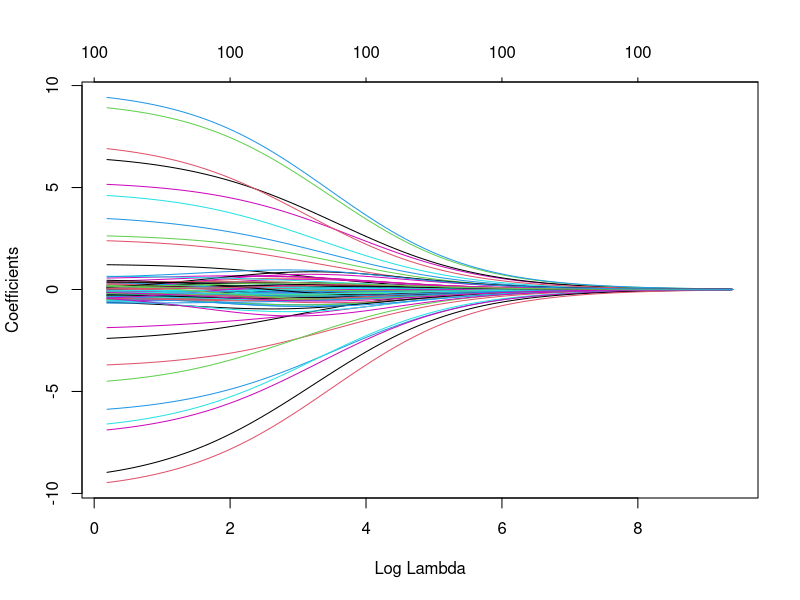
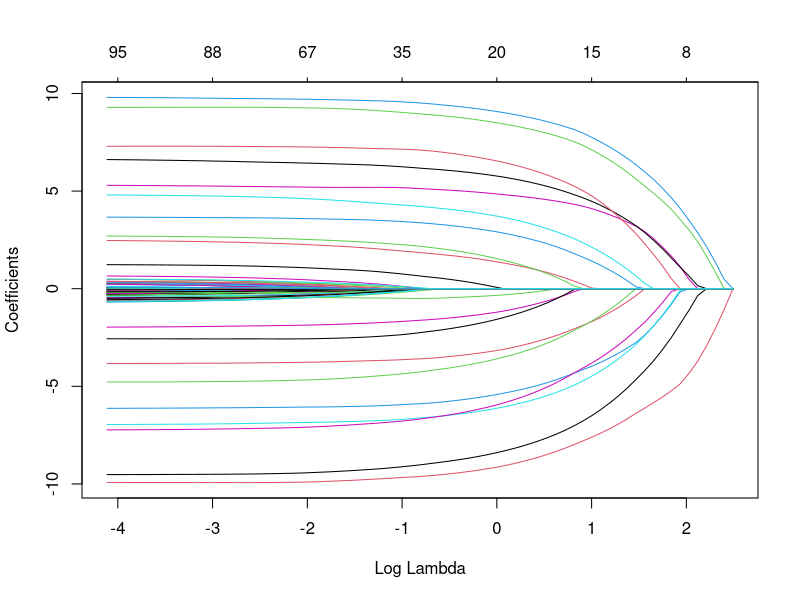
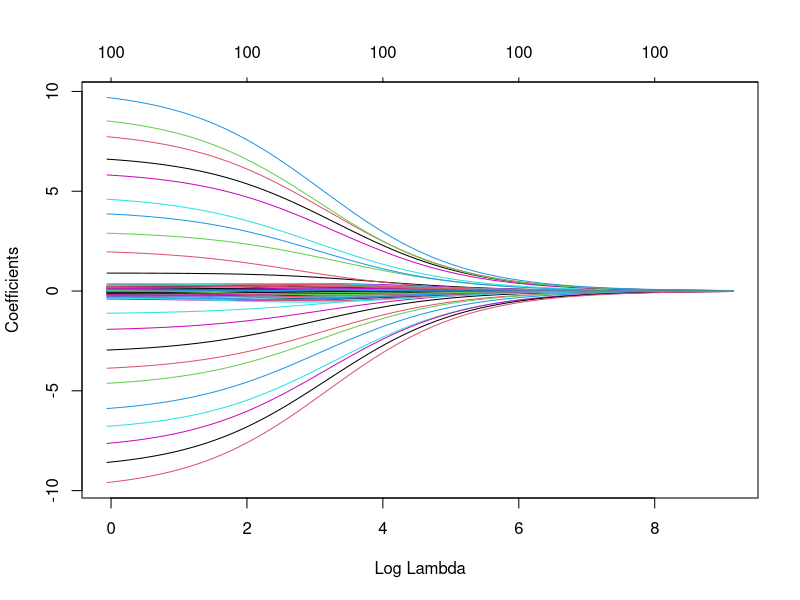
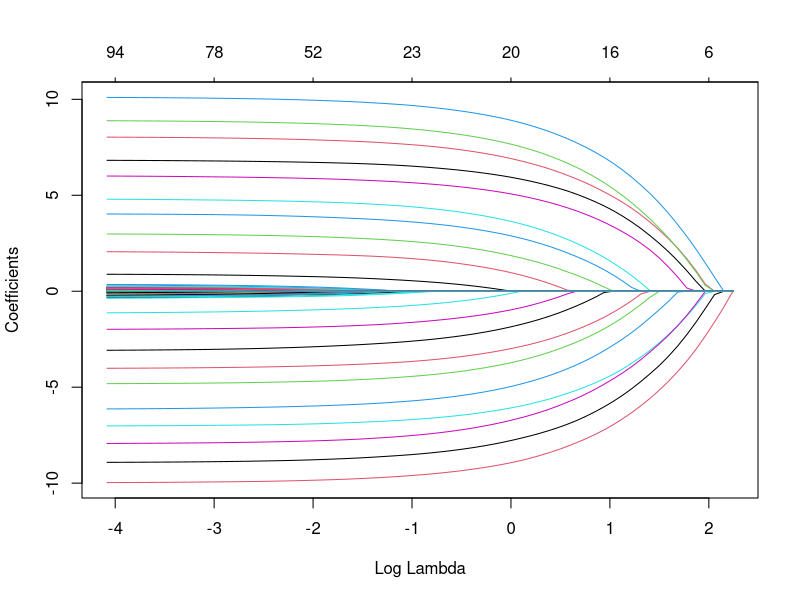

R code for these plots, in order:
## ---- chunk 1
knitr::opts_chunk$set(echo = TRUE)
## ---- chunk 2
set.seed(1)
N<-500
p<-100

X<-matrix(rnorm(N*p), ncol=p)
## ---- chunk 3
dim(X)
## ---- chunk 4
beta <- c(1:10, -(1:10), rep(0, p-20))
Y <- X %*% beta + rnorm(N, mean = 0, sd = sqrt(30))

## ---- chunk 5
train_X <- X[1:350,]
test_X <- X[351:500,]

train_Y <- Y[1:350]
test_Y <- Y[351:500]
## ---- chunk 6
dim(train_X)
dim(as.matrix(train_Y))
dim(test_X)
dim(as.matrix(test_Y))
## ---- chunk 7
library(glmnet)
## ---- chunk 8
rr=glmnet(x=train_X,y=train_Y,alpha=0,nlambda=100)
plot(rr,xvar="lambda")
## ---- chunk 9
cv.rr=cv.glmnet(x=train_X,y=train_Y,alpha=0,nfolds=10,nlambda=100)
## ---- chunk 10
lambda.rr=cv.rr$lambda.min
lambda.rr
## ---- chunk 11
A <- t(train_X) %*% train_X + lambda.rr*diag(100)
var <- solve(A) %*% t(train_X) %*% train_X %*% solve(A) * 30

beta.stderr <- sqrt(diag(var))
beta.stderr
## ---- chunk 12
lasso <- glmnet(x=train_X,y=train_Y,alpha=1,nlambda=100)
plot(lasso,xvar="lambda")
## ---- chunk 13
cv.lasso <- cv.glmnet(x=train_X,y=train_Y,alpha=1,nfolds=10,nlambda=100)
## ---- chunk 14
lambda.lasso <- cv.lasso$lambda.min
lambda.lasso
## ---- chunk 15
train <- as.data.frame(cbind(train_X, train_Y))
ols <- lm(train_Y ~., data=train)
## ---- chunk 16
lm.pred <- predict(ols, newdata=as.data.frame(test_X), type="response")
rr.pred <- predict(cv.rr, newx = test_X, s='lambda.min')
lasso.pred <- predict(cv.lasso, newx = test_X, s='lambda.min')
## ---- chunk 17
mspe.ols <- sqrt(sum((lm.pred - test_Y)^2)/150)
mspe.rr <- sqrt(sum((rr.pred - test_Y)^2)/150)
mspe.lasso <- sqrt(sum((lasso.pred - test_Y)^2)/150)
## ---- chunk 18
mspe.ols
mspe.rr
mspe.lasso
## ---- chunk 19
betas.ols <- as.matrix(ols$coefficients[2:101])
betas.rr <- as.matrix(coef(cv.rr, s="lambda.min")[2:101])
betas.lasso <- as.matrix(coef(cv.lasso, s="lambda.min")[2:101])
## ---- chunk 20
bias.ols <- sqrt(sum((beta-betas.ols)^2)/100)
bias.rr <- sqrt(sum((beta-betas.rr)^2)/100)
bias.lasso <- sqrt(sum((beta-betas.lasso)^2)/100)
## ---- chunk 21
bias.ols
bias.rr
bias.lasso
## ---- chunk 22
set.seed(1)
## ---- chunk 23
N2<-2000
p<-100

X2<-matrix(rnorm(N2*p), ncol=p)
## ---- chunk 24
dim(X2)
## ---- chunk 25
beta <- c(1:10, -(1:10), rep(0, p-20))
Y2 <- X2 %*% beta + rnorm(N2, mean = 0, sd = sqrt(30))
## ---- chunk 26
train_X2 <- X2[1:1400,]
test_X2 <- X2[1401:2000,]

train_Y2 <- Y2[1:1400]
test_Y2 <- Y2[1401:2000]
## ---- chunk 27
library(glmnet)

rr2=glmnet(x=train_X2,y=train_Y2,alpha=0,nlambda=100)
plot(rr2,xvar="lambda")
## ---- chunk 28
cv.rr2=cv.glmnet(x=train_X2,y=train_Y2,alpha=0,nfolds=10,nlambda=100)
## ---- chunk 29
lambda.rr2=cv.rr2$lambda.min
lambda.rr2
## ---- chunk 30

B <- t(train_X2) %*% train_X2 + lambda.rr2*diag(100)

var2 <- solve(B) %*% t(train_X2) %*% train_X2 %*% solve(B) * 30
beta.stderr2 <- sqrt(diag(var2))
beta.stderr2
## ---- chunk 31
lasso2=glmnet(x=train_X2,y=train_Y2,alpha=1,nlambda=100)
plot(lasso2,xvar="lambda")
## ---- chunk 32
cv.lasso2=cv.glmnet(x=train_X2,y=train_Y2,alpha=1,nfolds=10,nlambda=100)
## ---- chunk 33
lambda.lasso2=cv.lasso2$lambda.min
lambda.lasso2
## ---- chunk 34
train2 <- as.data.frame(cbind(train_X2, train_Y2))
ols2 <- lm(train_Y2 ~., data=train2)
## ---- chunk 35
lm.pred2 <- as.matrix(predict(ols2, newdata=as.data.frame(test_X2), type="response"))
rr.pred2 <- predict(cv.rr2, newx = test_X2, s='lambda.min')
lasso.pred2 <- predict(cv.lasso2, newx = test_X2, s='lambda.min')
## ---- chunk 36
mspe.ols2 <- sqrt(sum((lm.pred2 - test_Y2)^2)/600)
mspe.rr2 <- sqrt(sum((rr.pred2 - test_Y2)^2)/600)
mspe.lasso2 <- sqrt(sum((lasso.pred2 - test_Y2)^2)/600)
## ---- chunk 37
mspe.ols2
mspe.rr2
mspe.lasso2
## ---- chunk 38
betas.ols2 <- as.matrix(ols2$coefficients[2:101])
betas.rr2 <- as.matrix(coef(cv.rr2, s="lambda.min")[2:101])
betas.lasso2 <- as.matrix(coef(cv.lasso2, s="lambda.min")[2:101])
## ---- chunk 39
bias.ols2 <- sqrt(sum((beta-betas.ols2)^2)/100)
bias.rr2 <- sqrt(sum((beta-betas.rr2)^2)/100)
bias.lasso2 <- sqrt(sum((beta-betas.lasso2)^2)/100)
## ---- chunk 40
bias.ols2
bias.rr2
bias.lasso2
## ---- chunk 41
cat("MSPE for Ridge Regression for Question 1: ", mspe.rr, "\nMSPE for Ridge Regression for Question 2: ", mspe.rr2, "\n\nMSPE for Lasso Regression for Question 1 : ", mspe.lasso, "\nMSPE for Lasso Regression for Question 2 : ", mspe.lasso2)
## ---- chunk 42
cat("Bias for Ridge Regression for Question 1: ", bias.rr, "\nBias for Ridge Regression for Question 2: ", bias.rr2, "\n\nBias for Lasso Regression for Question 1 : ", bias.lasso, "\nBias for Lasso Regression for Question 2 : ", bias.lasso2)
## ---- chunk 43
beta.stderr
## ---- chunk 44
beta.stderr2
## ---- chunk 45
beta.stderr - beta.stderr2
